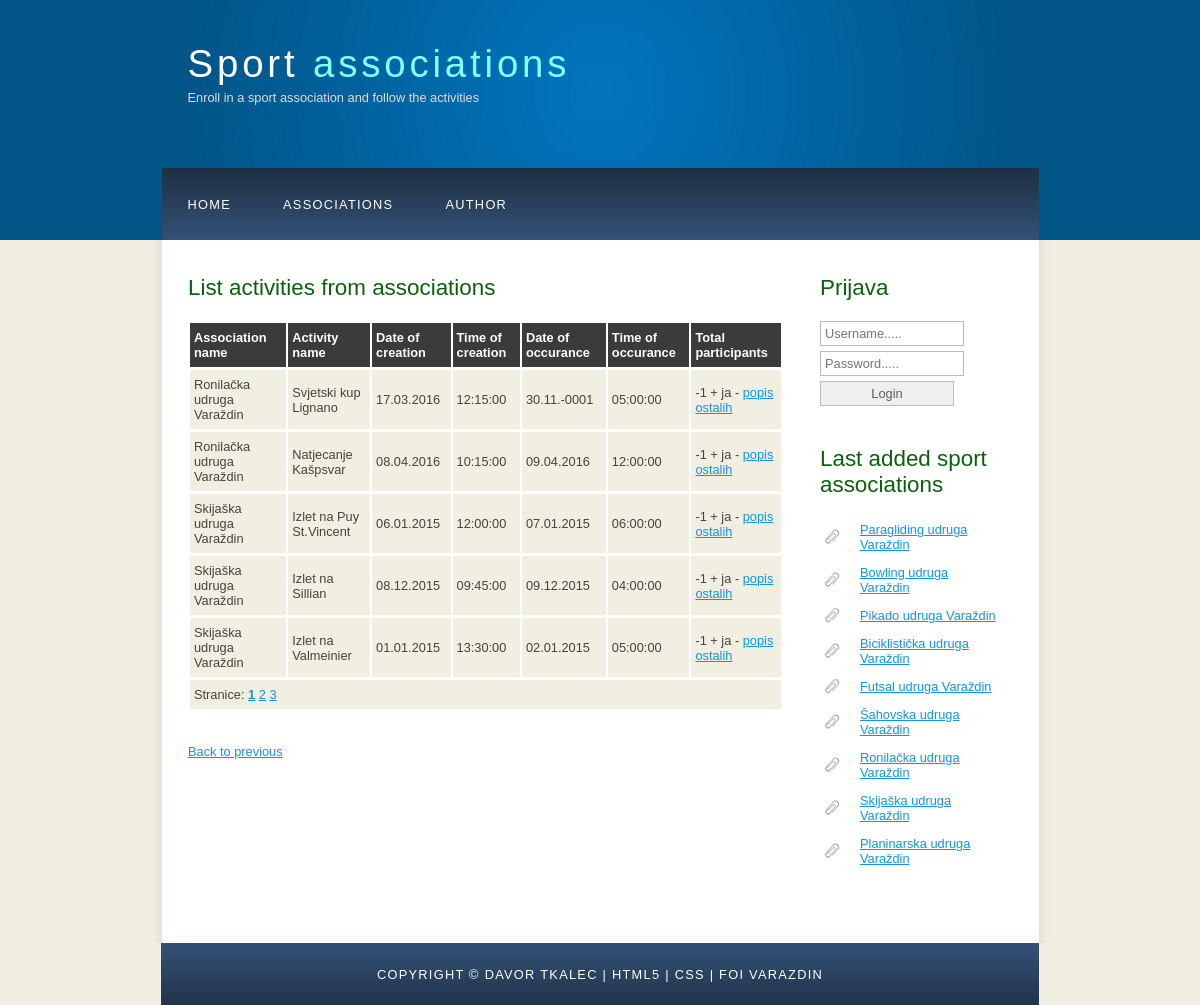
The page /aktivnosti.php on the database its author committed.
### tables this page shows
CREATE TABLE IF NOT EXISTS `udruga` (
  `udruga_id` INT(10) NOT NULL AUTO_INCREMENT,
  `moderator_id` INT(10) NOT NULL,
  `naziv` VARCHAR(50) NOT NULL,
  `opis` TEXT NOT NULL,
  PRIMARY KEY (`udruga_id`),
  INDEX `fk_udruga_korisnik1_idx` (`moderator_id` ASC),
  CONSTRAINT `fk_udruga_korisnik1`
    FOREIGN KEY (`moderator_id`)
    REFERENCES `korisnik` (`korisnik_id`)
    ON DELETE NO ACTION
    ON UPDATE NO ACTION);

CREATE TABLE IF NOT EXISTS `aktivnost` (
  `aktivnost_id` INT(10) NOT NULL AUTO_INCREMENT,
  `udruga_id` INT(10) NOT NULL,
  `datum_kreiranja` DATE NOT NULL,
  `vrijeme_kreiranja` TIME NOT NULL,
  `datum_odrzavanja` DATE NOT NULL,
  `vrijeme_odrzavanja` TIME NOT NULL,
  `naziv` VARCHAR(50) NOT NULL,
  `opis` TEXT NULL,
  PRIMARY KEY (`aktivnost_id`),
  INDEX `fk_aktivnost_udruga1_idx` (`udruga_id` ASC),
  CONSTRAINT `fk_aktivnost_udruga1`
    FOREIGN KEY (`udruga_id`)
    REFERENCES `udruga` (`udruga_id`)
    ON DELETE NO ACTION
    ON UPDATE NO ACTION);

### dbconn.php (called while the page is built, shortened)
<?php
$vel_str = 5;
function SpojiNaBazu($sql) {
	$BP_server = 'localhost';
	$BP_bazaPodataka = 'iwa_2015_vz_projekt';
	$BP_korisnik = 'iwa_2015';
	$BP_lozinka = 'foi2015';
	$dbc = mysqli_connect($BP_server, $BP_korisnik, $BP_lozinka,$BP_bazaPodataka);
	mysqli_set_charset($dbc,"utf8");
	$rs = mysqli_query($dbc,$sql);
	return $rs;
}
?>

### aktivnosti.php (the view, shortened to what this page needs)
<?php
include("header.php");
?>
      <div id="content">
        <?php
$upit = "SELECT count(*) FROM aktivnost";
	$conn = SpojiNaBazu($upit);
	$row = mysqli_fetch_array($conn);
	$broj_redaka = $row[0];
	$broj_stranica = ceil($broj_redaka / $vel_str);
echo "<h1>List "; if($aktivni_korisnik_tip==2){ echo " of my";} echo " activities from"; if($aktivni_korisnik_tip==1){ echo " my";} echo " associations</h1>";
	$upit = "SELECT
udruga.naziv,aktivnost.aktivnost_id,aktivnost.naziv,aktivnost.datum_kreiranja,aktivnost.vrijeme_kreiranja,aktivnost.datum_odrzavanja,
  aktivnost.vrijeme_odrzavanja from udruga left join aktivnost on udruga.udruga_id = aktivnost.udruga_id";
 $upit.=" order by aktivnost.aktivnost_id desc";
$upit.=" LIMIT " . $vel_str;
	if (isset($_GET['stranica'])){
		$upit = $upit . " OFFSET " . (($_GET['stranica'] - 1) * $vel_str);
		$aktivna = $_GET['stranica'];
	} else {
		$aktivna = 1;
	}
$conn = SpojiNaBazu($upit);
echo '<table>';
echo '<tr>';
echo '<th>Association name</th><th>Activity name</th><th>Date of creation</th><th>Time of creation</th><th >Date of occurance</th><th>Time of occurance</th>';
echo '<th>Total participants</th>';
echo '</tr>';
while(list($udrnaziv,$idakt,$nazivakt, $datumkr,$vrijemekr, $datumodrz, $vrijemeodrz)=mysqli_fetch_array($conn)){
	$datumkr = date("d.m.Y",strtotime($datumkr));
	$datumodrz = date("d.m.Y",strtotime($datumodrz));
		echo "<td>$udrnaziv</td>";
		echo "<td>$nazivakt</td>";
		echo "<td>$datumkr</td><td>$vrijemekr</td><td>$datumodrz</td><td>$vrijemeodrz</td>";
		$brsud = "select count(s.aktivnost_id) from sudionik s where s.aktivnost_id = ".$idakt." group by s.aktivnost_id";
		$conn2 = SpojiNaBazu($brsud);
		list($brsudionika)=mysqli_fetch_array($conn2);
		echo "<td align='center'>".($brsudionika-1)." + ja - <a href='aktivnost.php?ostali=$idakt&nazakt=$nazivakt'>popis ostalih</a></td>";
}
echo '<tr  >';
echo "<td colspan='7'>";
echo "Stranice: ";
		for ($i = 1; $i <= $broj_stranica; $i++) {
			if($i==$aktivna){
				$str = "<strong>$i</strong>";
			}
			else
			{
				$str=$i;
			}
			echo " <a href=\"aktivnosti.php?stranica=" .$i. "\">$str</a>";
		}
echo "</td>";
echo '</tr>';
echo '</table>';
include("povratak.php");
?>
    </div>
    </div>
<?php
include("footer.php");
?>

### desniprikaz.php
<?php
$upit = "select udruga_id, naziv from udruga order by udruga_id desc";
$conn = SpojiNaBazu($upit);
echo "<h3>Last added sport associations</h3>";
echo "<ul>";
while(list($id,$naziv)=mysqli_fetch_array($conn)){
		$detalji = "<a href='udruga.php?detalji=$id'>$naziv</a>";
	echo "<li>$detalji</li>";
}
echo "</ul>";
?>

### style/style.css (style rules this page uses)
html { height: 100%; }
* { margin: 0; padding: 0; }
body { font: normal .80em 'trebuchet ms', arial, sans-serif; background: #F0EFE2; color: #777; }
h1, h2, h3, h4, h5, h6 { font: normal 175% 'century gothic', arial, sans-serif; color: #0B610B; margin: 0 0 15px 0; padding: 15px 0 5px 0; }
a, a:hover { outline: none; text-decoration: underline; color: #1293EE; }
ul { margin: 2px 0 22px 17px; }
ul li { list-style-type: circle; margin: 0 0 6px 0; padding: 0 0 4px 5px; }
.sidebar ul { width: 178px; padding: 4px 0 0 0; margin: 4px 0 30px 0; }
.sidebar li { list-style: none; padding: 0 0 7px 0; }
.sidebar li a, .sidebar li a:hover { padding: 0 0 0 40px; display: block; background: transparent url(link.png) no-repeat left center; }
#content { text-align: left; width: 595px; padding: 0; }
table { width: 100%; margin: 10px 0 30px 0; }
table tr th, table tr td { background: #3B3B3B; color: #FFF; padding: 7px 4px; text-align: left; }
table tr td { background: #F0EFE2; color: #47433F; border-top: 1px solid #FFF; }

### rows shown on the page
udruga: naziv "Paragliding udruga Varaždin"
udruga: naziv "Bowling udruga Varaždin"
udruga: naziv "Pikado udruga Varaždin"
udruga: naziv "Biciklistička udruga Varaždin"
udruga: naziv "Futsal udruga Varaždin"
udruga: naziv "Šahovska udruga Varaždin"
udruga: naziv "Ronilačka udruga Varaždin"
udruga: naziv "Skijaška udruga Varaždin"
udruga: naziv "Planinarska udruga Varaždin"
aktivnost: udruga.naziv "Ronilačka udruga Varaždin", naziv "Svjetski kup Lignano", datum_kreiranja "17.03.2016", vrijeme_kreiranja "12:15:00", datum_odrzavanja "30.11.-0001", vrijeme_odrzavanja "05:00:00", brsudionika "-1"
aktivnost: udruga.naziv "Ronilačka udruga Varaždin", naziv "Natjecanje Kašpsvar", datum_kreiranja "08.04.2016", vrijeme_kreiranja "10:15:00", datum_odrzavanja "09.04.2016", vrijeme_odrzavanja "12:00:00", brsudionika "-1"
aktivnost: udruga.naziv "Skijaška udruga Varaždin", naziv "Izlet na Puy St.Vincent", datum_kreiranja "06.01.2015", vrijeme_kreiranja "12:00:00", datum_odrzavanja "07.01.2015", vrijeme_odrzavanja "06:00:00", brsudionika "-1"
aktivnost: udruga.naziv "Skijaška udruga Varaždin", naziv "Izlet na Sillian", datum_kreiranja "08.12.2015", vrijeme_kreiranja "09:45:00", datum_odrzavanja "09.12.2015", vrijeme_odrzavanja "04:00:00", brsudionika "-1"
aktivnost: udruga.naziv "Skijaška udruga Varaždin", naziv "Izlet na Valmeinier", datum_kreiranja "01.01.2015", vrijeme_kreiranja "13:30:00", datum_odrzavanja "02.01.2015", vrijeme_odrzavanja "05:00:00", brsudionika "-1"

### other values the page prints
$str "2"
$str "3"
